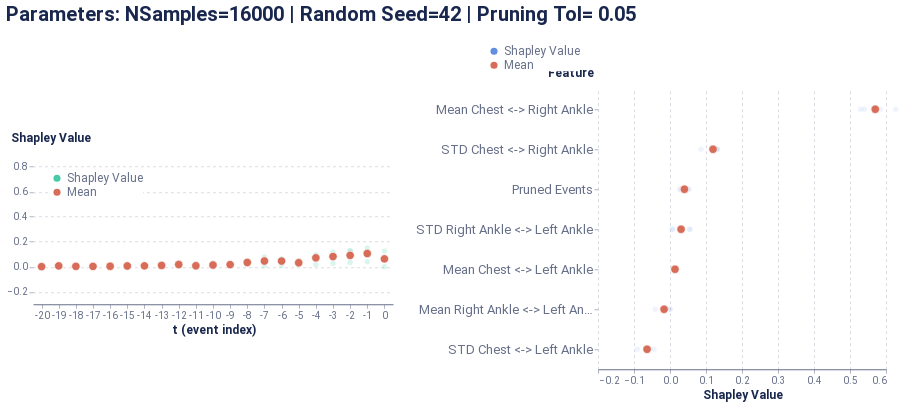

Notebook code cell kept with this figure:
### Code cell
global_plot

### Figure 1 — Vega-Lite specification as saved in the notebook (floating-point values rounded to 4 significant figures)
{"config": {"axis": {"domain": true, "domainColor": "#666F89", "grid": false, "gridCap": "round", "gridColor": "#B3B7C4", "gridDash": [2, 4], "gridWidth": 0.5, "labelColor": "#666F89", "labelFont": "Roboto, Arial, sans-serif", "labelPadding": 2, "tickColor": "#666F89", "tickOpacity": 0.5, "tickSize": 4, "titleColor": "#19274E", "titleFont": "Roboto, Arial, sans-serif", "titleFontSize": 12}, "axisBand": {"domain": true, "labelPadding": 4, "ticks": false}, "axisY": {"domain": false, "titleAlign": "left", "titleAngle": 0, "titleX": -20, "titleY": -10}, "legend": {"labelColor": "#666F89", "labelFont": "Roboto, Arial, sans-serif", "labelFontSize": 12, "symbolSize": 40, "titleColor": "#19274E", "titleFont": "Roboto, Arial, sans-serif", "titleFontSize": 12, "titlePadding": 4}, "arc": {"stroke": "#FFFFFF", "strokeWidth": 1}, "bar": {"fill": "#2770EB", "stroke": null}, "line": {"stroke": "#2770EB", "strokeWidth": 2}, "path": {"stroke": "#2770EB", "strokeWidth": 0.5}, "point": {"fill": "#2770EB", "shape": "circle", "filled": true}, "rect": {"fill": "#2770EB"}, "rule": {"stroke": "#666F89"}, "shape": {"stroke": "#2770EB"}, "text": {"color": "#19274E", "font": "Roboto, Arial, sans-serif", "fontSize": 12}, "range": {"category": ["#2770EB", "#77B98A", "#DA5252", "#FFC400", "#A87AEA", "#00A39E", "#19274E"], "diverging": ["#006360", "#2BB3AE", "#96D9D7", "#FFFFFF", "#EDAAAA", "#DA5252", "#811D1D"], "heatmap": ["#18448F", "#1B4EA5", "#2770EB", "#4C88EE", "#82ACF3", "#A6C4F7", "#E9F1FD"], "ramp": ["#18448F", "#1B4EA5", "#2770EB", "#4C88EE", "#82ACF3", "#A6C4F7", "#E9F1FD"]}, "background": "#FFFFFF", "group": {"fill": "#FFFFFF"}, "header": {"labelColor": "#19274E", "labelFont": "Roboto, Arial, sans-serif", "labelFontSize": 12, "titleColor": "#19274E", "titleFont": "Roboto, Arial, sans-serif", "titleFontSize": 16}, "title": {"anchor": "start", "color": "#19274E", "font": "Roboto, Arial, sans-serif", "fontSize": 20, "fontWeight": "bold", "offset": 20, "subtitleColor": "#19274E", "subtitleFontSize": 16}, "view": {"continuousHeight": 300, "continuousWidth": 400, "stroke": "transparent"}}, "vconcat": [{"hconcat": [{"vconcat": [{"mark": {"type": "point", "stroke": "white", "strokeWidth": 0.6}, "encoding": {"color": {"type": "nominal", "field": "type", "legend": {"fillColor": "white", "orient": "top-left", "symbolSize": 50, "symbolStrokeWidth": 0, "title": null}, "scale": {"domain": ["Shapley Value", "Mean"], "range": ["#48caaa", "#d76d58"]}}, "opacity": {"condition": {"value": 1.0, "test": "(datum.type === 'Mean')"}, "value": 0.2}, "size": {"condition": {"value": 70, "test": "(datum.type === 'Mean')"}, "value": 30}, "x": {"type": "ordinal", "axis": {"labelAngle": 0}, "field": "t (event index)"}, "y": {"type": "quantitative", "axis": {"grid": true, "titleX": -23}, "field": "Shapley Value", "scale": {"domain": [-0.3, 0.9]}, "title": "Shapley Value"}}, "height": 150, "width": 360}], "data": {"name": "data-abad49f3d1be73bb0a3b9161e98fab29"}}, {"vconcat": [{"mark": {"type": "point", "stroke": "white", "strokeWidth": 0.6}, "encoding": {"color": {"type": "nominal", "field": "type", "legend": {"fillColor": "white", "orient": "bottom-right", "symbolSize": 50, "symbolStrokeWidth": 0, "title": null}, "scale": {"domain": ["Shapley Value", "Mean"], "range": ["#618FE0", "#d76d58"]}}, "opacity": {"condition": {"value": 1.0, "test": "(datum.type === 'Mean')"}, "value": 0.1}, "size": {"condition": {"value": 70, "test": "(datum.type === 'Mean')"}, "value": 30}, "x": {"type": "quantitative", "axis": {"grid": true, "title": "Shapley Value"}, "field": "Shapley Value", "scale": {"domain": [-0.2, 0.6]}}, "y": {"type": "ordinal", "axis": {"labelFontSize": 13, "titleX": -51}, "field": "Feature", "sort": ["Mean Chest <-> Right Ankle", "STD Chest <-> Right Ankle", "Pruned Events", "STD Right Ankle <-> Left Ankle", "Mean Chest <-> Left Ankle", "Mean Right Ankle <-> Left Ankle", "STD Chest <-> Left Ankle"]}}, "height": 280, "width": 288}], "data": {"name": "data-989f313f545ed270884f000d366ed934"}}], "center": true, "resolve": {"scale": {"color": "independent"}}, "title": "Parameters: NSamples=16000 | Random Seed=42 | Pruning Tol= 0.05"}], "$schema": "https://vega.github.io/schema/vega-lite/v4.8.1.json", "datasets": {"data-abad49f3d1be73bb0a3b9161e98fab29": [{"Shapley Value": 0.0, "t (event index)": 0, "type": "Shapley Value"}, {"Shapley Value": 0.04082, "t (event index)": -1, "type": "Shapley Value"}, {"Shapley Value": 0.1265, "t (event index)": -2, "type": "Shapley Value"}, {"Shapley Value": 0.09678, "t (event index)": -3, "type": "Shapley Value"}, {"Shapley Value": 0.08184, "t (event index)": -4, "type": "Shapley Value"}, {"Shapley Value": 0.01552, "t (event index)": -5, "type": "Shapley Value"}, {"Shapley Value": 0.01103, "t (event index)": -6, "type": "Shapley Value"}, {"Shapley Value": 0.04631, "t (event index)": -7, "type": "Shapley Value"}, {"Shapley Value": 0.0409, "t (event index)": -8, "type": "Shapley Value"}, {"Shapley Value": 0.01008, "t (event index)": -9, "type": "Shapley Value"}, {"Shapley Value": 0.01163, "t (event index)": -10, "type": "Shapley Value"}, {"Shapley Value": 0.0, "t (event index)": -11, "type": "Shapley Value"}, {"Shapley Value": 0.01737, "t (event index)": -12, "type": "Shapley Value"}, {"Shapley Value": 0.01173, "t (event index)": -13, "type": "Shapley Value"}, {"Shapley Value": 0.01236, "t (event index)": -14, "type": "Shapley Value"}, {"Shapley Value": 0.004318, "t (event index)": -15, "type": "Shapley Value"}, {"Shapley Value": 0.006607, "t (event index)": -16, "type": "Shapley Value"}, {"Shapley Value": 0.00238, "t (event index)": -17, "type": "Shapley Value"}, {"Shapley Value": 0.0006377, "t (event index)": -18, "type": "Shapley Value"}, {"Shapley Value": 0.0049, "t (event index)": -19, "type": "Shapley Value"}, {"Shapley Value": 0.0, "t (event index)": -20, "type": "Shapley Value"}, {"Shapley Value": 0.07003, "t (event index)": 0, "type": "Shapley Value"}, {"Shapley Value": 0.1181, "t (event index)": -1, "type": "Shapley Value"}, {"Shapley Value": 0.07535, "t (event index)": -2, "type": "Shapley Value"}, {"Shapley Value": 0.02759, "t (event index)": -3, "type": "Shapley Value"}, {"Shapley Value": 0.09658, "t (event index)": -4, "type": "Shapley Value"}, {"Shapley Value": 0.03361, "t (event index)": -5, "type": "Shapley Value"}, {"Shapley Value": 0.06404, "t (event index)": -6, "type": "Shapley Value"}, {"Shapley Value": 0.07903, "t (event index)": -7, "type": "Shapley Value"}, {"Shapley Value": 0.04526, "t (event index)": -8, "type": "Shapley Value"}, {"Shapley Value": 0.01918, "t (event index)": -9, "type": "Shapley Value"}, {"Shapley Value": 0.009658, "t (event index)": -10, "type": "Shapley Value"}, {"Shapley Value": 0.007973, "t (event index)": -11, "type": "Shapley Value"}, {"Shapley Value": 0.01691, "t (event index)": -12, "type": "Shapley Value"}, {"Shapley Value": 0.01218, "t (event index)": -13, "type": "Shapley Value"}, {"Shapley Value": 0.003134, "t (event index)": -14, "type": "Shapley Value"}, {"Shapley Value": 0.0044, "t (event index)": -15, "type": "Shapley Value"}, {"Shapley Value": 0.000764, "t (event index)": -16, "type": "Shapley Value"}, {"Shapley Value": 0.003332, "t (event index)": -17, "type": "Shapley Value"}, {"Shapley Value": 0.005237, "t (event index)": -18, "type": "Shapley Value"}, {"Shapley Value": 0.003146, "t (event index)": -19, "type": "Shapley Value"}, {"Shapley Value": 0.00089, "t (event index)": -20, "type": "Shapley Value"}, {"Shapley Value": 0.1254, "t (event index)": 0, "type": "Shapley Value"}, {"Shapley Value": 0.1143, "t (event index)": -1, "type": "Shapley Value"}, {"Shapley Value": 0.03488, "t (event index)": -2, "type": "Shapley Value"}, {"Shapley Value": 0.1189, "t (event index)": -3, "type": "Shapley Value"}, {"Shapley Value": 0.08791, "t (event index)": -4, "type": "Shapley Value"}, {"Shapley Value": 0.04947, "t (event index)": -5, "type": "Shapley Value"}, {"Shapley Value": 0.06262, "t (event index)": -6, "type": "Shapley Value"}, {"Shapley Value": 0.008875, "t (event index)": -7, "type": "Shapley Value"}, {"Shapley Value": 0.01925, "t (event index)": -8, "type": "Shapley Value"}, {"Shapley Value": 0.02083, "t (event index)": -9, "type": "Shapley Value"}, {"Shapley Value": 0.02738, "t (event index)": -10, "type": "Shapley Value"}, {"Shapley Value": 0.009318, "t (event index)": -11, "type": "Shapley Value"}, {"Shapley Value": 0.02988, "t (event index)": -12, "type": "Shapley Value"}, {"Shapley Value": 0.01053, "t (event index)": -13, "type": "Shapley Value"}, {"Shapley Value": 0.003197, "t (event index)": -14, "type": "Shapley Value"}, {"Shapley Value": 0.005878, "t (event index)": -15, "type": "Shapley Value"}, {"Shapley Value": 0.004516, "t (event index)": -16, "type": "Shapley Value"}, {"Shapley Value": 0.002482, "t (event index)": -17, "type": "Shapley Value"}, {"Shapley Value": 0.00411, "t (event index)": -18, "type": "Shapley Value"}, {"Shapley Value": 0.01239, "t (event index)": -19, "type": "Shapley Value"}, {"Shapley Value": 0.002261, "t (event index)": -20, "type": "Shapley Value"}, {"Shapley Value": 0.05678, "t (event index)": 0, "type": "Shapley Value"}, {"Shapley Value": 0.15, "t (event index)": -1, "type": "Shapley Value"}, {"Shapley Value": 0.1278, "t (event index)": -2, "type": "Shapley Value"}, {"Shapley Value": 0.08287, "t (event index)": -3, "type": "Shapley Value"}, {"Shapley Value": 0.01891, "t (event index)": -4, "type": "Shapley Value"}, {"Shapley Value": 0.02938, "t (event index)": -5, "type": "Shapley Value"}, {"Shapley Value": 0.04423, "t (event index)": -6, "type": "Shapley Value"}, {"Shapley Value": 0.04839, "t (event index)": -7, "type": "Shapley Value"}, {"Shapley Value": 0.03161, "t (event index)": -8, "type": "Shapley Value"}, {"Shapley Value": 0.01815, "t (event index)": -9, "type": "Shapley Value"}, {"Shapley Value": 0.006028, "t (event index)": -10, "type": "Shapley Value"}, {"Shapley Value": 0.01312, "t (event index)": -11, "type": "Shapley Value"}, {"Shapley Value": 0.006262, "t (event index)": -12, "type": "Shapley Value"}, {"Shapley Value": 0.007999, "t (event index)": -13, "type": "Shapley Value"}, {"Shapley Value": 0.01012, "t (event index)": -14, "type": "Shapley Value"}, {"Shapley Value": 0.01102, "t (event index)": -15, "type": "Shapley Value"}, {"Shapley Value": 0.00105, "t (event index)": -20, "type": "Mean"}, {"Shapley Value": 0.006813, "t (event index)": -19, "type": "Mean"}, {"Shapley Value": 0.003328, "t (event index)": -18, "type": "Mean"}, {"Shapley Value": 0.002732, "t (event index)": -17, "type": "Mean"}, {"Shapley Value": 0.003962, "t (event index)": -16, "type": "Mean"}, {"Shapley Value": 0.006404, "t (event index)": -15, "type": "Mean"}, {"Shapley Value": 0.007205, "t (event index)": -14, "type": "Mean"}, {"Shapley Value": 0.01061, "t (event index)": -13, "type": "Mean"}, {"Shapley Value": 0.01761, "t (event index)": -12, "type": "Mean"}, {"Shapley Value": 0.007602, "t (event index)": -11, "type": "Mean"}, {"Shapley Value": 0.01368, "t (event index)": -10, "type": "Mean"}, {"Shapley Value": 0.01706, "t (event index)": -9, "type": "Mean"}, {"Shapley Value": 0.03425, "t (event index)": -8, "type": "Mean"}, {"Shapley Value": 0.04565, "t (event index)": -7, "type": "Mean"}, {"Shapley Value": 0.04548, "t (event index)": -6, "type": "Mean"}, {"Shapley Value": 0.03199, "t (event index)": -5, "type": "Mean"}, {"Shapley Value": 0.07131, "t (event index)": -4, "type": "Mean"}, {"Shapley Value": 0.08153, "t (event index)": -3, "type": "Mean"}, {"Shapley Value": 0.09115, "t (event index)": -2, "type": "Mean"}, {"Shapley Value": 0.1058, "t (event index)": -1, "type": "Mean"}, {"Shapley Value": 0.06306, "t (event index)": 0, "type": "Mean"}], "data-989f313f545ed270884f000d366ed934": [{"Shapley Value": 0.5291, "Feature": "Mean Chest <-> Right Ankle", "type": "Shapley Value"}, {"Shapley Value": 0.0861, "Feature": "STD Chest <-> Right Ankle", "type": "Shapley Value"}, {"Shapley Value": 0.01553, "Feature": "Mean Chest <-> Left Ankle", "type": "Shapley Value"}, {"Shapley Value": -0.09101, "Feature": "STD Chest <-> Left Ankle", "type": "Shapley Value"}, {"Shapley Value": -0.04121, "Feature": "Mean Right Ankle <-> Left Ankle", "type": "Shapley Value"}, {"Shapley Value": 0.007344, "Feature": "STD Right Ankle <-> Left Ankle", "type": "Shapley Value"}, {"Shapley Value": 0.05341, "Feature": "Pruned Events", "type": "Shapley Value"}, {"Shapley Value": 0.6273, "Feature": "Mean Chest <-> Right Ankle", "type": "Shapley Value"}, {"Shapley Value": 0.1321, "Feature": "STD Chest <-> Right Ankle", "type": "Shapley Value"}, {"Shapley Value": 0.009069, "Feature": "Mean Chest <-> Left Ankle", "type": "Shapley Value"}, {"Shapley Value": -0.05565, "Feature": "STD Chest <-> Left Ankle", "type": "Shapley Value"}, {"Shapley Value": 0.001325, "Feature": "Mean Right Ankle <-> Left Ankle", "type": "Shapley Value"}, {"Shapley Value": 0.005661, "Feature": "STD Right Ankle <-> Left Ankle", "type": "Shapley Value"}, {"Shapley Value": 0.03007, "Feature": "Pruned Events", "type": "Shapley Value"}, {"Shapley Value": 0.5842, "Feature": "Mean Chest <-> Right Ankle", "type": "Shapley Value"}, {"Shapley Value": 0.1295, "Feature": "STD Chest <-> Right Ankle", "type": "Shapley Value"}, {"Shapley Value": 0.01372, "Feature": "Mean Chest <-> Left Ankle", "type": "Shapley Value"}, {"Shapley Value": -0.0443, "Feature": "STD Chest <-> Left Ankle", "type": "Shapley Value"}, {"Shapley Value": -0.001954, "Feature": "Mean Right Ankle <-> Left Ankle", "type": "Shapley Value"}, {"Shapley Value": 0.05492, "Feature": "STD Right Ankle <-> Left Ankle", "type": "Shapley Value"}, {"Shapley Value": 0.04994, "Feature": "Pruned Events", "type": "Shapley Value"}, {"Shapley Value": 0.54, "Feature": "Mean Chest <-> Right Ankle", "type": "Shapley Value"}, {"Shapley Value": 0.1305, "Feature": "STD Chest <-> Right Ankle", "type": "Shapley Value"}, {"Shapley Value": 0.01708, "Feature": "Mean Chest <-> Left Ankle", "type": "Shapley Value"}, {"Shapley Value": -0.06393, "Feature": "STD Chest <-> Left Ankle", "type": "Shapley Value"}, {"Shapley Value": -0.02364, "Feature": "Mean Right Ankle <-> Left Ankle", "type": "Shapley Value"}, {"Shapley Value": 0.05506, "Feature": "STD Right Ankle <-> Left Ankle", "type": "Shapley Value"}, {"Shapley Value": 0.02696, "Feature": "Pruned Events", "type": "Shapley Value"}, {"Shapley Value": 0.04009, "Feature": "Pruned Events", "type": "Mean"}, {"Shapley Value": 0.5702, "Feature": "Mean Chest <-> Right Ankle", "type": "Mean"}, {"Shapley Value": 0.01385, "Feature": "Mean Chest <-> Left Ankle", "type": "Mean"}, {"Shapley Value": -0.01637, "Feature": "Mean Right Ankle <-> Left Ankle", "type": "Mean"}, {"Shapley Value": 0.1195, "Feature": "STD Chest <-> Right Ankle", "type": "Mean"}, {"Shapley Value": -0.06372, "Feature": "STD Chest <-> Left Ankle", "type": "Mean"}, {"Shapley Value": 0.03075, "Feature": "STD Right Ankle <-> Left Ankle", "type": "Mean"}]}}
